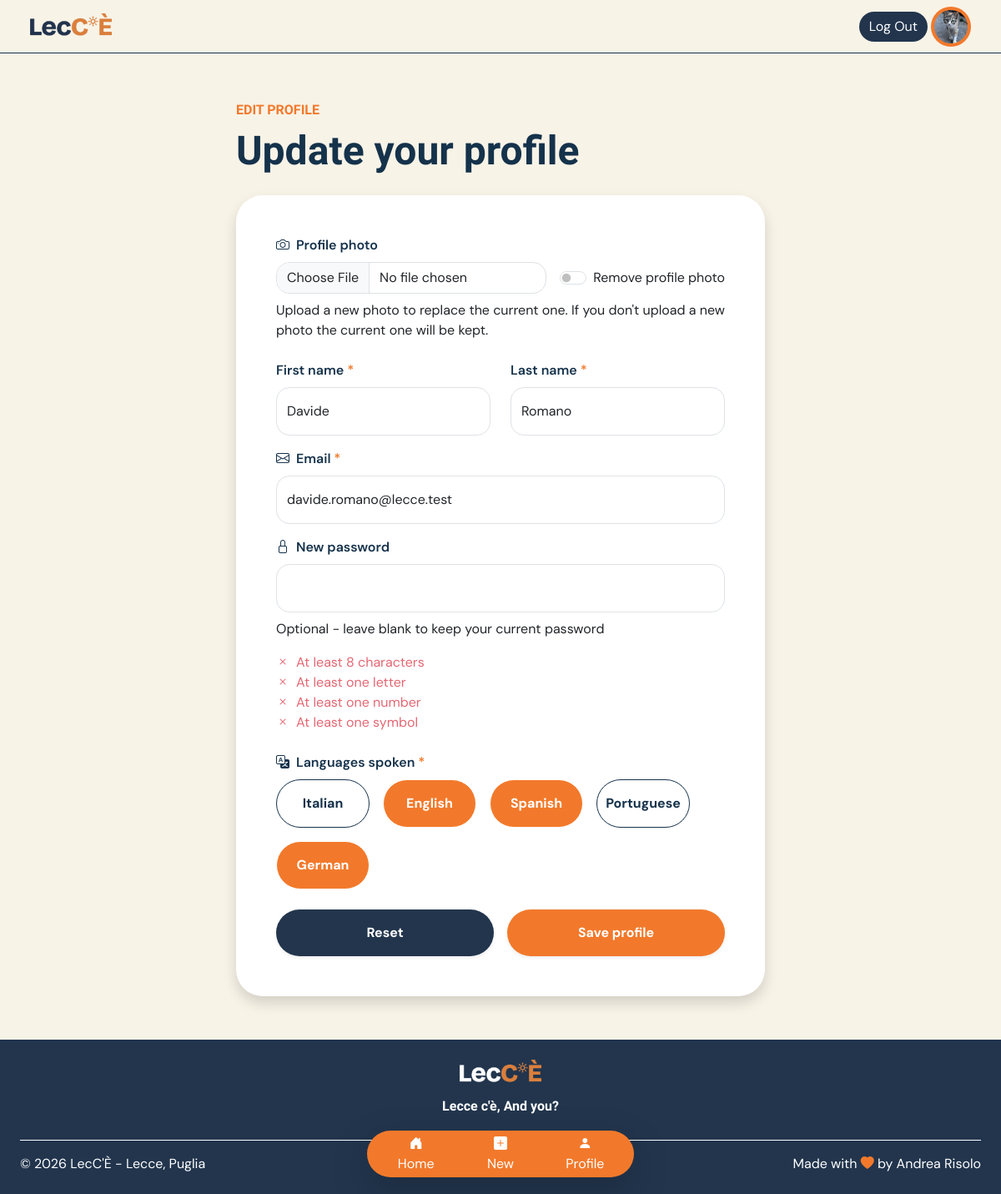
/profile/edit (signed in), run on the app's committed database.
### tables this page shows
CREATE TABLE users (
    id TEXT PRIMARY KEY,
    role TEXT NOT NULL,

    email TEXT NOT NULL UNIQUE,
    password TEXT NOT NULL,

    first_name TEXT NOT NULL,
    last_name TEXT NOT NULL,
    profile_photo TEXT
);

CREATE TABLE "languages" (
	"id"	INTEGER,
	"name"	TEXT NOT NULL UNIQUE,
	PRIMARY KEY("id" AUTOINCREMENT)
);

### app.py (the view)
@app.route("/profile/edit")
@login_required
def edit_profile():
    languages=languages_dao.get_languages()
    selected_language_names = []
    if current_user.role == "guide":
        user_languages=languages_dao.get_languages_by_user_id(current_user.id)
        for language in user_languages:
            selected_language_names.append(language["name"])
    return render_template("register.html", user=current_user, languages=languages, selected_language_names=selected_language_names, origin="edit")

### templates/register.html (shortened to what this page needs)
{% extends "base.html" %}
{% block content %}
<main class="mx-3 mx-lg-4 my-5">
    <section>
        <div class="container">
            <div class="row justify-content-center">
                <div class="col-12 col-lg-7">
                    <div class="mb-4">
                        {% if origin == "edit" %}
                        <p class="lecce-text-impact lecce-primary-color my-2 fs-6 fw-semibold">EDIT PROFILE</p>
                        {% else %}
                        <p class="lecce-text-impact lecce-primary-color my-2 fs-6 fw-semibold">JOIN LECC'È</p>
                        {% endif %}
                        <h1 class="display-5 fw-bold lecce-text-impact lecce-secondary-color">
                            {% if origin == "edit" %}Update your profile{% else %}Create your profile{% endif %}
                        </h1>
                    </div>
                    <form method="POST" enctype="multipart/form-data" action="{% if origin == 'edit' %}{{ url_for('edit_profile_post') }}{% else %}{{ url_for('register_post') }}{% endif %}">
                        <div class="bg-white rounded-5 shadow p-4 p-lg-5">
                            <div class="mb-4">
                                <label for="profile_photo" class="form-label fw-semibold lecce-secondary-color">
                                    <i class="bi bi-camera me-1"></i>
                                    Profile photo
                                </label>
                                <div class="d-flex flex-column flex-lg-row align-items-lg-center gap-3">
                                    <input class="form-control rounded-4" type="file" id="profile_photo"
                                        name="profile_photo" accept="image/png, image/jpeg, image/jpg">
                                    {% if origin == "edit" and user.profile_photo is not none %}
                                    <div class="form-check form-switch mb-0 flex-shrink-0">
                                        <input class="form-check-input" type="checkbox" role="switch"
                                            id="remove_profile_photo" name="remove_profile_photo">
                                        <label class="form-check-label" for="remove_profile_photo">
                                            Remove profile photo
                                        </label>
                                    </div>
                                    {% endif %}
                                </div>
                                {% if origin == "edit" %}
                                <p class="fs-6 mt-2 mb-0">
                                    Upload a new photo to replace the current one. If you don't upload a new photo the current one will be kept.
                                </p>
                                {% endif %}
                            </div>
                            <div class="row g-4">
                                <div class="col-12 col-lg-6">
                                    <label for="first_name" class="form-label fw-semibold lecce-secondary-color">
                                        First name <span class="lecce-primary-color">*</span>
                                    </label>
                                    <input type="text" class="form-control rounded-4 py-3" id="first_name"
                                        name="first_name" placeholder="My name is..." {% if origin == 'edit' %}value="{{ user.first_name }}"{% endif %} required>
                                </div>
                                <div class="col-12 col-lg-6">
                                    <label for="last_name" class="form-label fw-semibold lecce-secondary-color">
                                        Last name <span class="lecce-primary-color">*</span>
                                    </label>
                                    <input type="text" class="form-control rounded-4 py-3" id="last_name"
                                        name="last_name" placeholder="My last name is..." {% if origin == 'edit' %}value="{{ user.last_name }}"{% endif %} required>
                                </div>
                            </div>
                            <div class="mt-3">
                                <label for="email" class="form-label fw-semibold lecce-secondary-color">
                                    <i class="bi bi-envelope me-1"></i>
                                    Email <span class="lecce-primary-color">*</span>
                                </label>
                                <input type="email" class="form-control rounded-4 py-3" id="email" name="email"
                                    placeholder="email@email.com" {% if origin == 'edit' %}value="{{ user.email }}"{% endif %} required>
                            </div>
                            <div class="mt-3">
                                <label for="password" class="form-label fw-semibold lecce-secondary-color">
                                    <i class="bi bi-lock me-1"></i>
                                    {% if origin == 'edit' %}New password{% else %}Password <span class="lecce-primary-color">*</span>{% endif %}
                                </label>
                                <input type="password" class="form-control rounded-4 py-3" id="password" name="password"
                                    {% if origin != 'edit' %}required{% endif %}>
                                {% if origin == 'edit' %}
                                <p class="fs-6 mt-2">
                                    Optional - leave blank to keep your current password
                                </p>
                                {% endif %}
                                <div class="mt-3 fs-6" id="passwordChecklist">
                                    <div class="d-flex align-items-center gap-2 lecce-negative-color"
                                        id="passwordLength">
                                        <i class="bi bi-x"></i>
                                        <span>At least 8 characters</span>
                                    </div>
                                    <div class="d-flex align-items-center gap-2 lecce-negative-color"
                                        id="passwordLetter">
                                        <i class="bi bi-x"></i>
                                        <span>At least one letter</span>
                                    </div>
                                    <div class="d-flex align-items-center gap-2 lecce-negative-color"
                                        id="passwordNumber">
                                        <i class="bi bi-x"></i>
                                        <span>At least one number</span>
                                    </div>
                                    <div class="d-flex align-items-center gap-2 lecce-negative-color"
                                        id="passwordSymbol">
                                        <i class="bi bi-x"></i>
                                        <span>At least one symbol</span>
                                    </div>
                                </div>
                            </div>
                            <div class="mt-4 {% if origin != 'edit' or user.role != 'guide' %}d-none{% endif %}" id="guideFields">
                                <label class="form-label fw-semibold lecce-secondary-color">
                                    <i class="bi bi-translate me-1"></i>
                                    Languages spoken <span class="lecce-primary-color">*</span>
                                </label>
                                <div class="d-flex flex-wrap gap-3">
                                    {% for language in languages %}
                                    <div class="lecce-language-checkbox">
                                        <label
                                            class="px-4 py-3 fw-bold w-100 d-flex justify-content-center user-select-none"
                                            for="{{ language.name.lower() }}">
                                            {{ language.name }}
                                        </label>
                                    </div>
                                    {% endfor %}
                                </div>
                            </div>
                            <div class="d-flex justify-content-between gap-3 mt-4">
                                <button type="reset"
                                    class="btn lecce-btn lecce-secondary-background py-3 fw-bold shadow-sm w-100">
                                    {% if origin == "edit" %}Reset{% else %}Clear All{% endif %}
                                </button>
                                <button type="submit"
                                    class="btn lecce-btn lecce-primary-background py-3 fw-bold shadow-sm w-100">
                                    {% if origin == "edit" %}Save profile{% else %}Create profile{% endif %}
                                </button>
                            </div>
                        </div>
                    </form>
                </div>
            </div>
        </div>
    </section>
</main>
{% endblock %}

### templates/base.html (shortened to what this page needs)
<!doctype html>
<html lang="en">
<head>
    <link href="https://cdn.jsdelivr.net/npm/bootstrap@5.3.5/dist/css/bootstrap.min.css" rel="stylesheet"
>
    <link rel="stylesheet" href="https://cdn.jsdelivr.net/npm/bootstrap-icons@1.11.3/font/bootstrap-icons.min.css">
    <link rel="stylesheet" href="{{ url_for('static', filename='css/style.css') }}">
    <link rel="stylesheet" href="{{ url_for('static', filename='css/themes.css') }}">
    <link rel="stylesheet" href="https://cdn.jsdelivr.net/npm/flatpickr/dist/flatpickr.min.css">
</head>
<body class="min-vh-100 d-flex flex-column">
    <header class="lecce-header">
        <nav class="navbar mx-4">
            <div class="container-fluid d-flex align-items-center justify-content-between">
                <a class="navbar-brand d-flex align-items-center" href="{{ url_for('home') }}">
                    <img class="lecce-logo p-0 m-0"
                        src="{{ url_for('static', filename='images/utility_images/LecCE_logo_primary.png') }}"
                        alt="LecCÈ Logo">
                </a>
                {% if current_user.is_authenticated %}
                <div class="d-flex align-items-center gap-1">
                    <a class="btn lecce-btn lecce-secondary-background" href="{{ url_for('logout') }}">Log Out</a>
                    <a href="{{ url_for('my_profile') }}" class="text-decoration-none">
                        {% if current_user.profile_photo is not none %}
                        <div class="profile-initials p-1"><img src="{{ url_for('static', filename='images/profile_photos/' ~ current_user.profile_photo) }}" alt="Profile Photo" class="img-fluid rounded-circle object-fit-cover"></div>
                        {% else %}
                        <div class="profile-initials fw-bold p-2">{{ current_user.first_name[0].upper() }}{{
                            current_user.last_name[0].upper() }}</div>
                        {% endif %}
                    </a>
                </div>
                {% else %}
                <div class="d-flex align-items-center gap-1">
                    <a class="btn lecce-btn lecce-primary-background" href="{{ url_for('login') }}">Log In</a>
                    <a class="btn lecce-btn lecce-secondary-background" href="{{ url_for('register') }}">Sign Up</a>
                </div>
                {% endif %}
            </div>
        </nav>
    </header>
    <div class="container-fluid flex-grow-1">
        {%block content %}{% endblock %}
    </div>
    {% if current_user.is_authenticated %}
    <nav class="navbar shadow-lg fixed-bottom lecce-bottom-navbar lecce-primary-background container rounded-5 d-flex align-items-center px-2 py-1 text-decoration-none">
        <div class="w-100 d-flex flex-row justify-content-around align-items-center p-0 m-0">
            <a href="{{ url_for('home') }}"
                class="w-25 d-flex flex-column align-items-center justify-content-center text-decoration-none rounded-4 {% if request.endpoint == 'home' %}lecce-primary-color bg-white{% else %} text-white {% endif %}">
                <i class="bi bi-house-door-fill"></i>
                <span>Home</span>
            </a>
            {% if current_user.role == "participant" %}
            <a href="{{ url_for('tours') }}"
                class="w-25 d-flex flex-column align-items-center justify-content-center text-decoration-none rounded-4 {% if request.endpoint == 'tours' %}lecce-primary-color bg-white{% else %} text-white {% endif %}">
                <i class="bi bi-plus-square-fill"></i>
                <span>Book</span>
            </a>
            {% else %}
            <a href="{{ url_for('new_tour') }}"
                class="w-25 d-flex flex-column align-items-center justify-content-center text-decoration-none rounded-4 {% if request.endpoint == 'new_tour' %}lecce-primary-color bg-white{% else %} text-white {% endif %}">
                <i class="bi bi-plus-square-fill"></i>
                <span>New</span>
            </a>
            {% endif %}
            <a href="{{ url_for('my_profile') }}"
                class="w-25 d-flex flex-column align-items-center justify-content-center text-decoration-none rounded-4 {% if request.endpoint == 'profile' and request.view_args.get('id') == current_user.id %}lecce-primary-color bg-white{% else %} text-white {% endif %}">
                <i class="bi bi-person-fill"></i>
                <span>Profile</span>
            </a>
        </div>
    </nav>
    {% endif %}
    <footer class="lecce-secondary-background mt-1 p-4">
        <div class="d-flex flex-column align-items-center text-center">
            <img class="lecce-logo mb-2"
                src="{{ url_for('static', filename='images/utility_images/LecCE_logo_secondary.png') }}"
                alt="LecCÈ Logo">
            <p class="lecce-text-impact fw-semibold lh-lg mb-4">
                Lecce c'è, And you?
            </p>
        </div>
        <div class="d-flex flex-column flex-md-row justify-content-between gap-2 border-top border-white pt-3">
            <span class="mb-0">
                © 2026 LecC'È - Lecce, Puglia
            </span>
            <span class="mb-0">
                Made with <i class="bi bi-heart-fill lecce-primary-color"></i> by Andrea Risolo
            </span>
        </div>
    </footer>
</body>
</html>

### data on the page
users: profile_photo (picture), first_name "Davide", last_name "Romano", email "davide.romano@lecce.test"
languages: name "Italian"
languages: name "English"
languages: name "Spanish"
languages: name "Portuguese"
languages: name "German"
